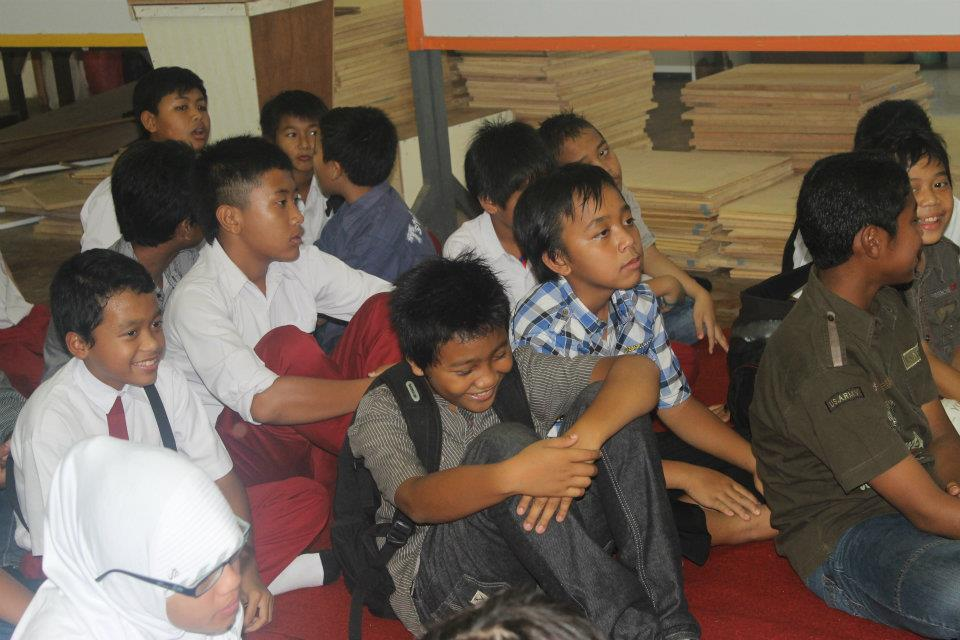
#> input picture test.jpg, 960 x 640 px
$ python syntax.py
#> lines starting #> are read from the running program, lines starting #| are printed output that depends on the picture
import numpy as np
import imageio
import scipy.ndimage
import cv2
img="test.jpg"
def grayscale(rgb):
 return np.dot(rgb[...,:3],[0.999,0.001,0.002])
def  dodge(front,back):
  result=front*100/(255-back)
  result[result>255]=255
  result[back==255]=255
  return result.astype('uint8')
s=imageio.imread(img)
#> s is the input picture: shape (640, 960, 3); mean R, G, B 111.2, 95.4, 82.9
g=grayscale(s)
#> in grayscale, `return np.dot(rgb[...,:3],[0.999,0.001,0.002])`:
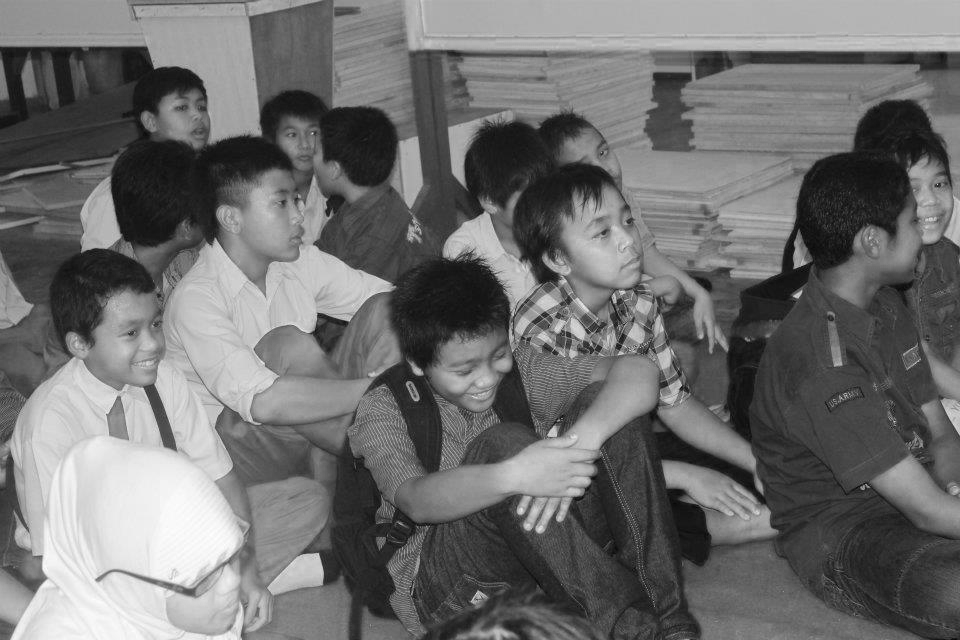
#> returned value: shape (640, 960) float64; min 0.002, max 255.5, mean 111.4; drawn with min black and max white
i=255-g
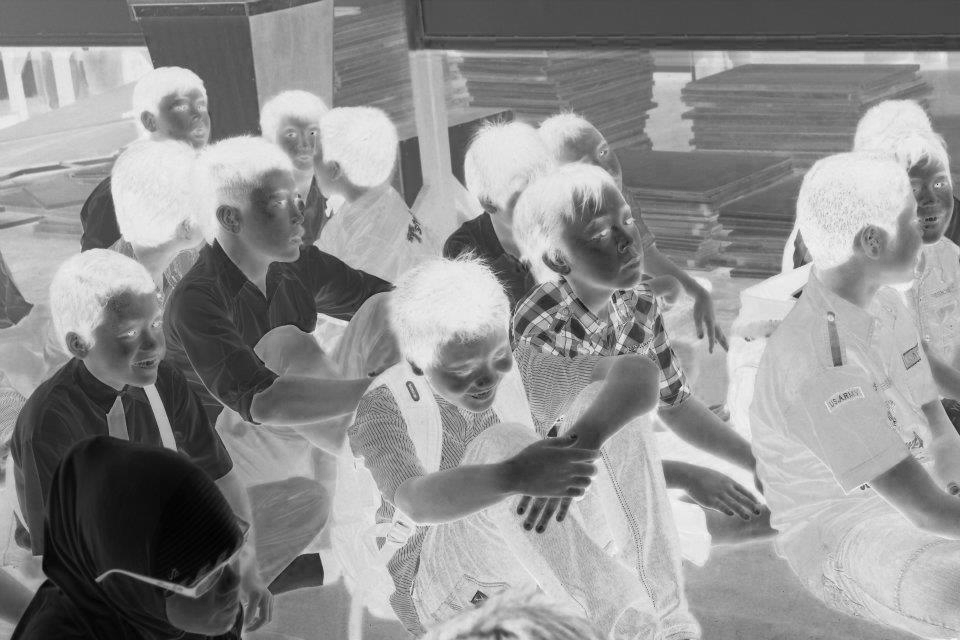
#> i: shape (640, 960) float64; min -0.51, max 255, mean 143.6; drawn with min black and max white
b=scipy.ndimage.filters.gaussian_filter(i,sigma=120)
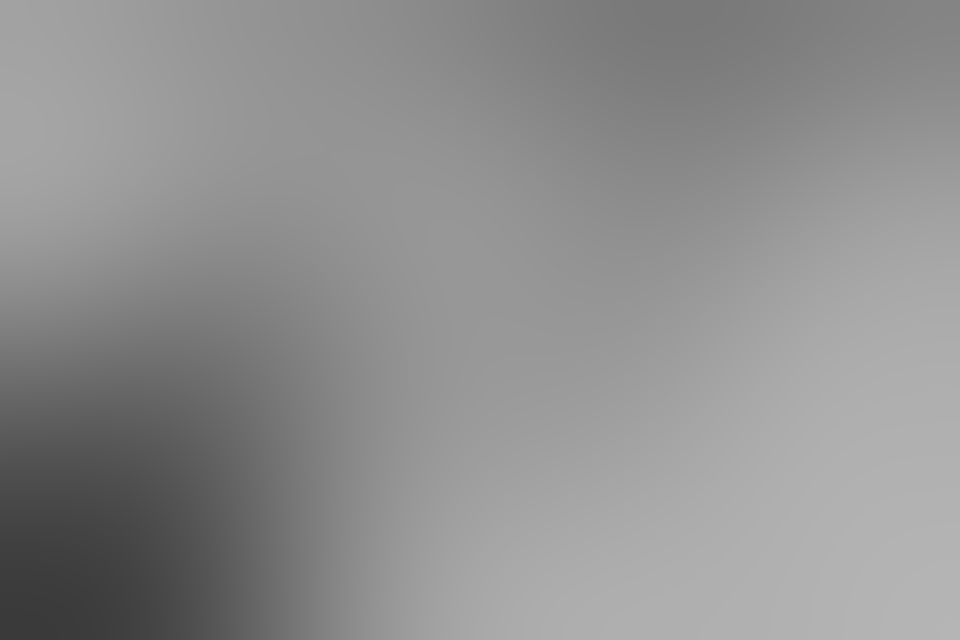
#> b: shape (640, 960) float64; min 58.24, max 181.1, mean 143.6
r=dodge(b,g)
#> in dodge, `result[result>255]=255`: result: shape (640, 960) float64; min -18193.3, max 255, mean 118.8
#> in dodge, `return result.astype('uint8')`:
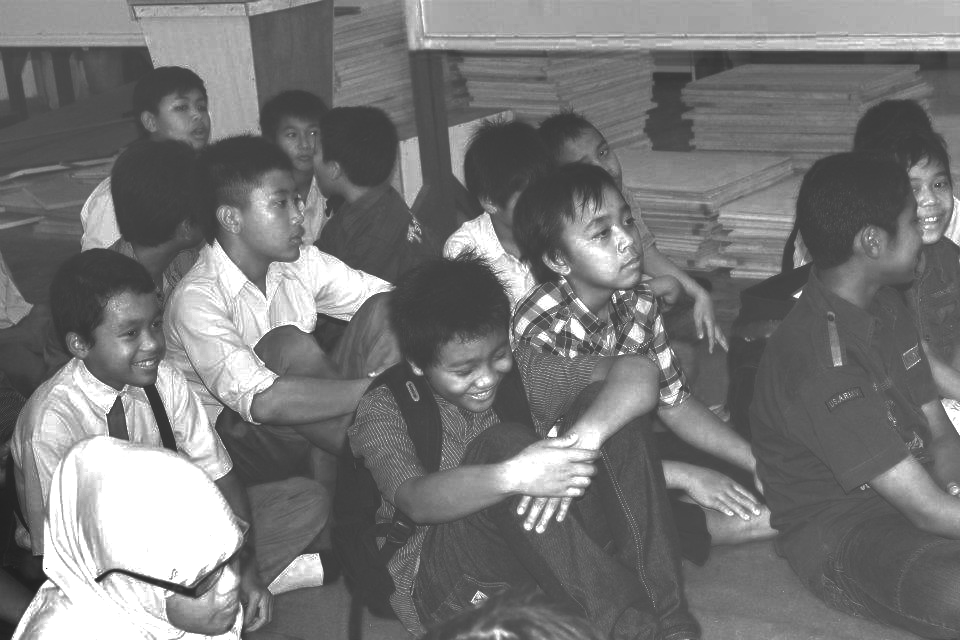
#> returned value: shape (640, 960); min 31, max 255, mean 118.4
cv2.imwrite('test_sketch.jpg',r)
